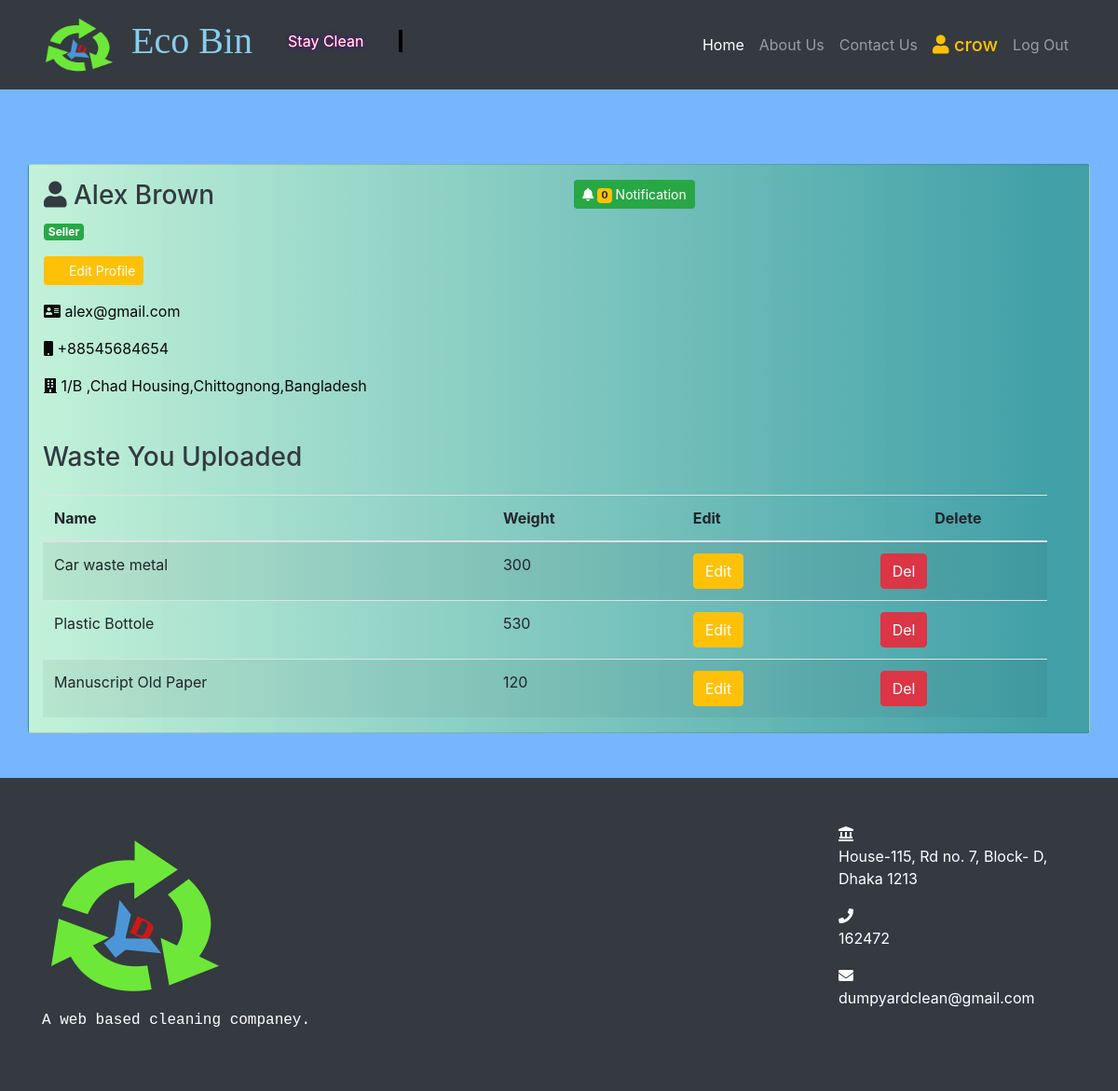
The page /accounts/user_profile/9/ (signed in) on the database as committed earlier.
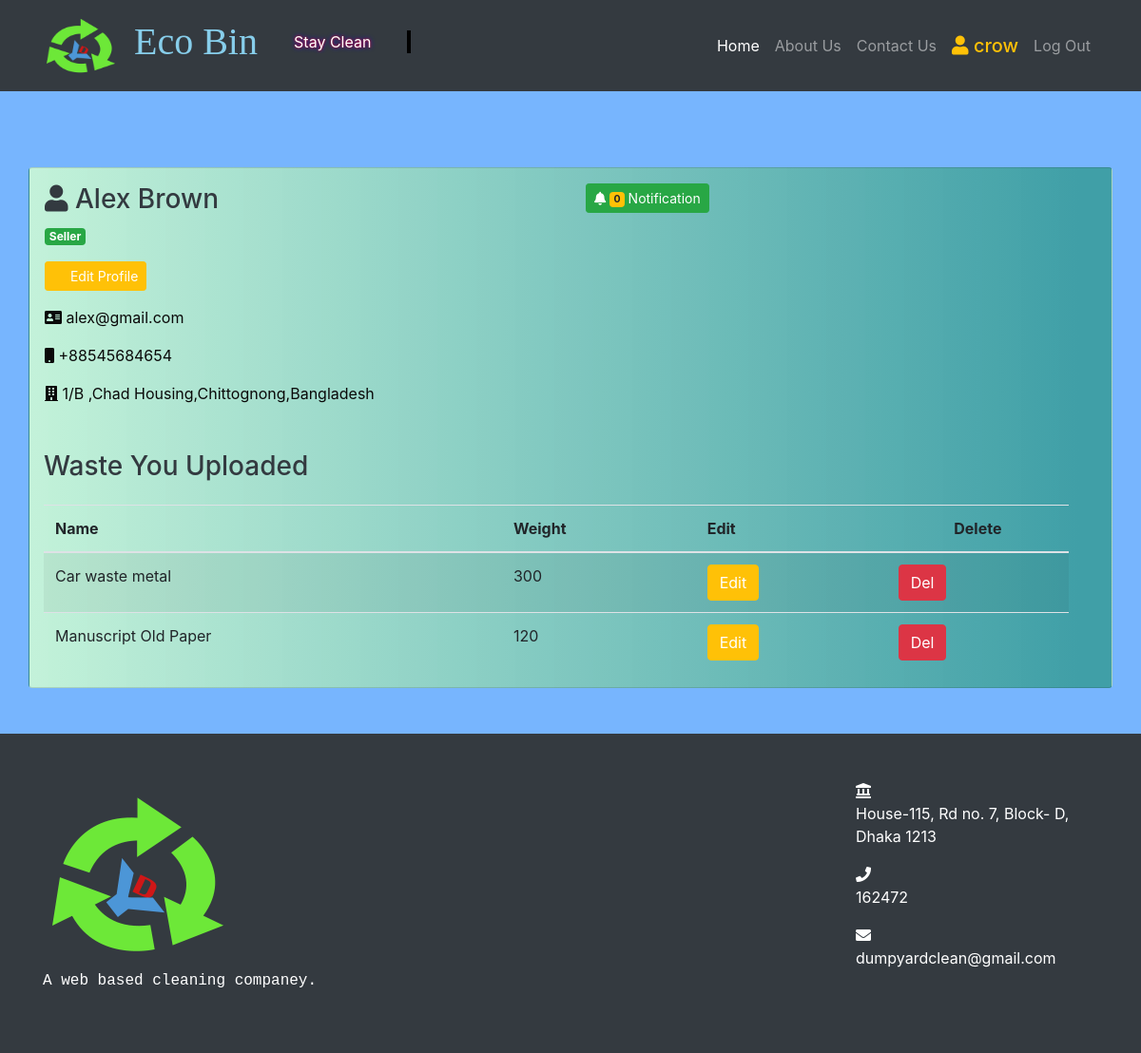
The same page on the database as committed later.
### management/models.py (models this page shows, shortened)
class Garbage(models.Model):
    name=models.CharField(max_length=255,blank=False)
    desc=models.TextField(blank=False)
    status=models.BooleanField(default=False)
    weight=models.PositiveIntegerField(blank=True)
    image=models.ImageField(upload_to='')
    categoy=models.ForeignKey(GarbageCategory,on_delete=models.CASCADE)
    slug=models.SlugField(blank=True,unique=True)
    uploaded_by=models.IntegerField(default=0)

### accounts/views.py (the view)
# urls.py: path('user_profile/<int:id>/',ProfileView,name='profile'),
@login_required
def ProfileView(request,id=None):
    context=dict()
    myuser=MyUser.objects.get(pk=id)
    context['myuser']=myuser
    if myuser.account_type==1:
        garbages=Garbage.objects.filter(uploaded_by=id)
        context['garbages']=garbages
    else:
        order_list=GarbageOrder.objects.filter(ordered_by=id)
        context['abc']=order_list
    notification=Notification.objects.filter(author=request.user).count()
    context['notification']=notification
    return render(request,'accounts/user_profile.html',context)

### templates/accounts/user_profile.html (shortened to what this page needs)
{% extends 'base.html' %}
{% load static %}
{% block CSS %}
<link rel="stylesheet" href="{% static 'custom/css/user_profile.css' %}">
{% endblock CSS%}
{% block content %}
<div class="user_profile my-5">
    <div class="container card profile_card">
        <div class="row">
            <div class="col col-sm-6 col-md-6 p-3">
                    <h3 class="text-secondary"><i class="fa fa-user"></i> {{myuser.username}}</h3>
                    <p class="">
                        {% if myuser.account_type == 1 %}
                        <span class="badge badge-success">Seller</span>
                        {% else %}
                        <span class="badge badge-success">Buyer</span>
                        {% endif %}
                    </p>
                    <p class="btn btn-sm btn-warning"><a href="{% url 'signup' myuser.id %}"><i class="fa fa-pencil"></i> Edit Profile</a></p>
                    <p class=""><i class="fa fa-address-card"></i> {{myuser.email}}</p>
                    <p class=""><i class="fa fa-mobile"></i> {{myuser.contact}}</p>
                    <p class=""><i class="fa fa-building"></i> {{myuser.address}}</p>
            </div>
            <div class="col col-sm-6 col-md-6 p-3">
                <p class="btn btn-sm btn-success"><a href="{% url 'notifications' myuser.id %}"><i class="fa fa-bell"></i> <span class="badge badge-warning">{{notification}}</span> Notification </a></p>
            </div>
        </div>
        <div class="row container">
            {% if myuser.account_type == 1 %}
            <div class="row my-3">
                <div class="col">
                    <h3 class="text-center">Waste You Uploaded</h3>
                </div>
            </div>
            <table class="table table-striped custab">
                <thead>
                    <tr>
                        <th>Name</th>
                        <th>Weight</th>
                        <th>Edit</th>
                        <th class="text-center">Delete</th>
                    </tr>
                </thead>
                <tbody>
                    {% for garbage in garbages %}
                    <tr>
                        <td>{{garbage.name}}</td>
                        <td>{{garbage.weight}}</td>
                        <td class=""><a class='btn btn-warning btn-xs' href="{% url 'upload_garbage' garbage.id %}">Edit</a></td>
                        <td class=""><a href="{%url 'delete_garbage' garbage.id %}" class="btn btn-danger btn-xs">  Del</a></td>
                    </tr>
                    {% endfor %}
                </tbody>
            </table>
            {% endif %}
        </div>
    </div>
</div>
{% endblock content %}

Rows that differ between the two databases and show on the page:
no longer on this page (row edited): Garbage: name "Plastic Bottole", weight "530"
